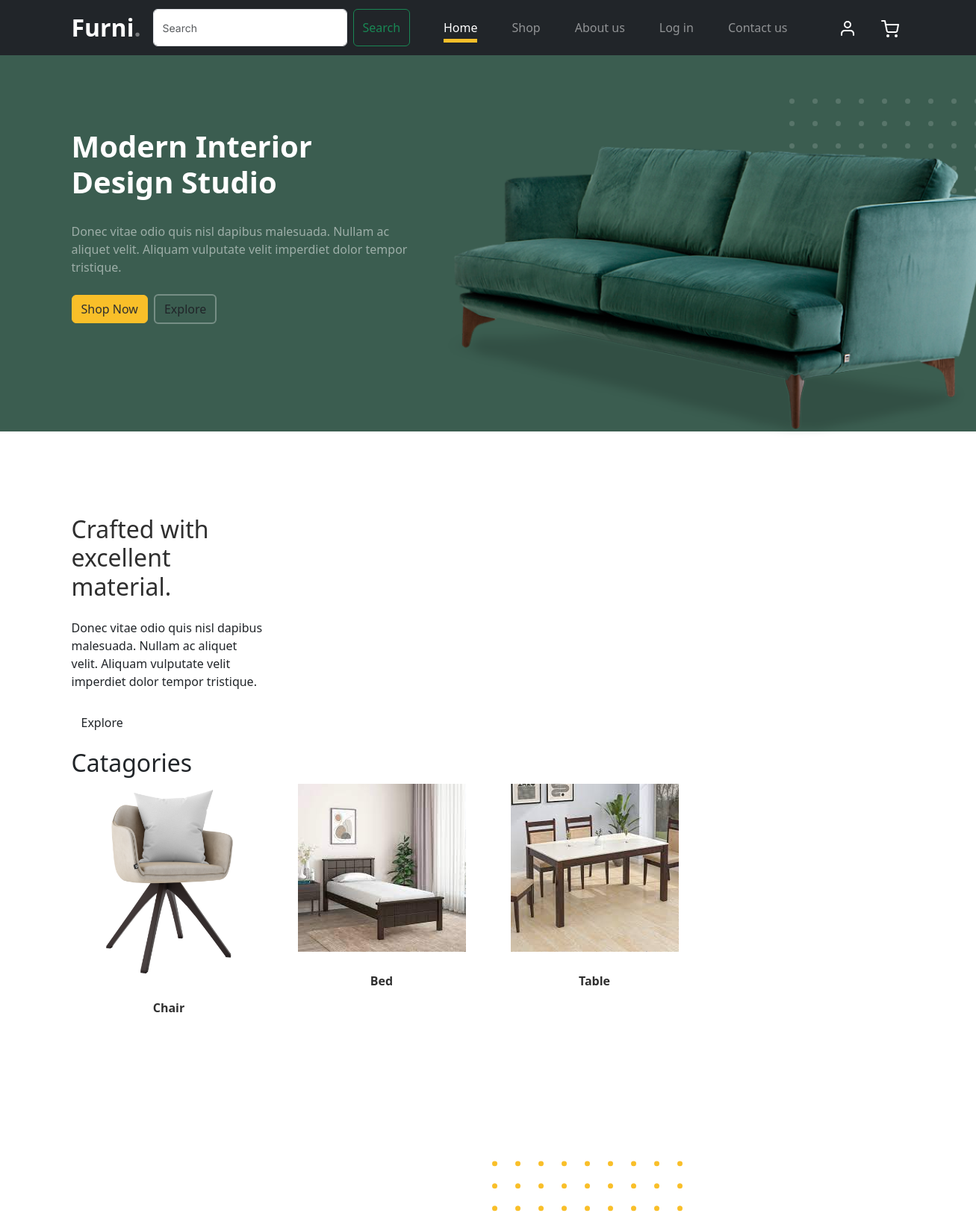
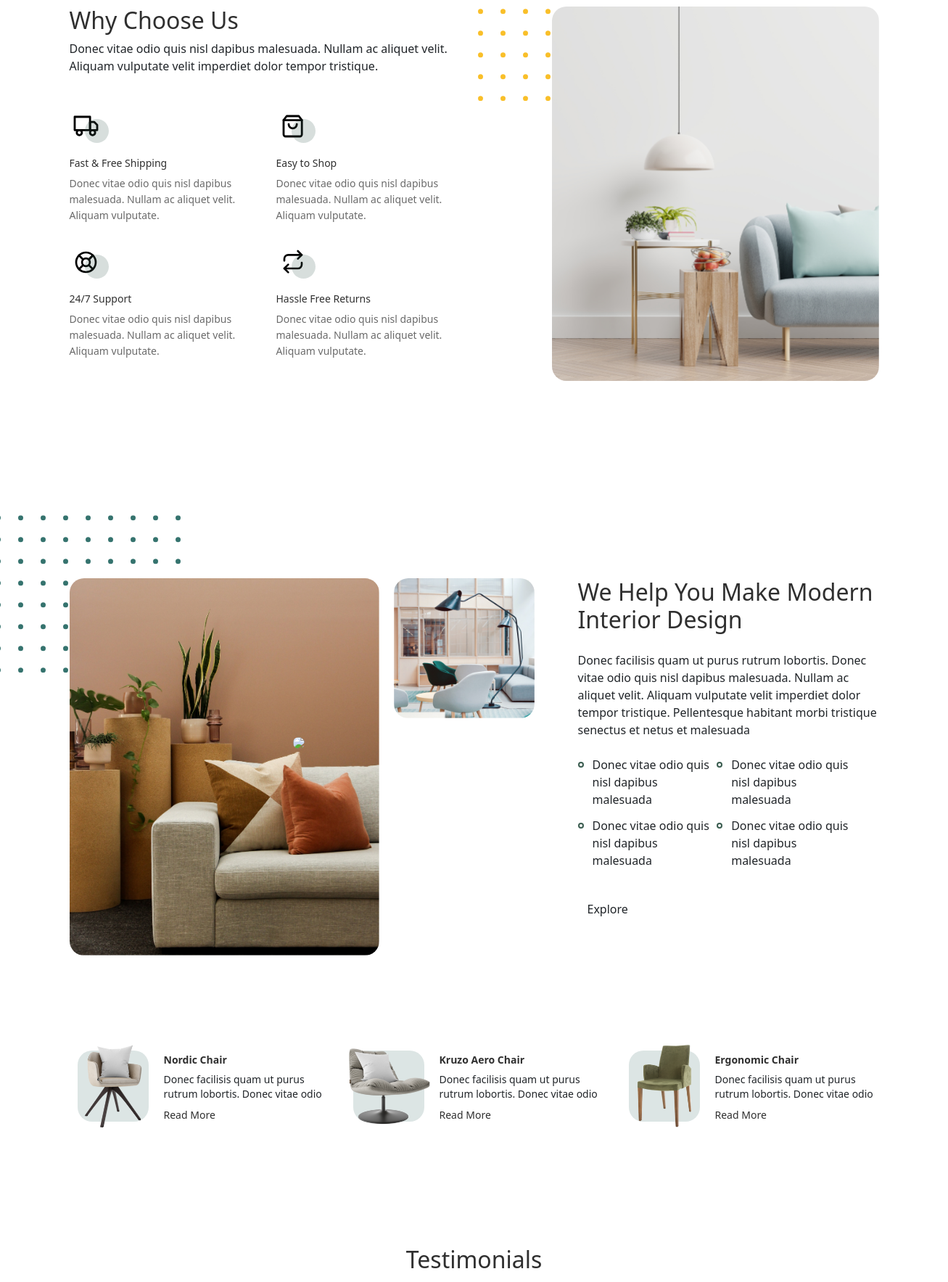
/home/ (upper part), run on the app's committed database (2 pictures, top to bottom).
### finalapp/models.py (models this page shows, shortened)
class Catagory(models.Model):
    catagoryname = models.CharField(max_length=30)
    image = models.ImageField(upload_to='image',default='null.jpg')

### finalapp/views.py (the view)
# urls.py: 2. Add a URL to urlpatterns:  path('', views.home, name='home')
def home(request):
    product = Catagory.objects.all()
    return render(request,"home.html", {'catagory': product})

### finalapp/templates/home.html (shortened to what this page needs)
<!doctype html>
{% load static %}
<html lang="en">
<head>
		<link href="{% static 'css/bootstrap.min.css' %}" rel="stylesheet">
		<link href="https://cdnjs.cloudflare.com/ajax/libs/font-awesome/6.0.0-beta3/css/all.min.css" rel="stylesheet">
		<link href="{% static 'css/tiny-slider.css' %}" rel="stylesheet">
		<link href="{% static 'css/style.css' %}" rel="stylesheet">
	<link href="https://cdn.jsdelivr.net/npm/bootstrap@5.3.2/dist/css/bootstrap.min.css" rel="stylesheet">
	</head>
	<body>
		<nav class="custom-navbar navbar navbar navbar-expand-md navbar-dark bg-dark" arial-label="Furni navigation bar">
			<div class="container">
				<a class="navbar-brand" href="index.html">Furni<span>.</span></a>
				<form class="d-flex" action="{% url 'search' %}" method="GET">
                  <input class="form-control me-2" type="text" placeholder="Search" aria-label="Search" name="word">
                  <button class="btn btn-outline-success" type="submit">Search</button>
                </form>
				<div class="collapse navbar-collapse" id="navbarsFurni">
					<ul class="custom-navbar-nav navbar-nav ms-auto mb-2 mb-md-0">
						<li class="nav-item active">
							<a class="nav-link" href="{% url 'home' %}">Home</a>
						</li>
						<li><a class="nav-link" href="{% url 'shop' %}">Shop</a></li>
						<li><a class="nav-link" href="{% url 'about' %}">About us</a></li>
						{% if user.is_authenticated %}
						<li><a class="nav-link">{{user.username}}</a></li>
						<li><a class="nav-link" href="services.html">Services</a></li>
						<li><a class="nav-link" href="blog.html">Blog</a></li>
						<li><a class="nav-link" href="{% url 'logout' %}">Log out</a></li>
						{% else  %}
						<li><a class="nav-link" href="{% url 'log' %}">Log in</a></li>
						<li><a class="nav-link" href="contact.html">Contact us</a></li>
						{% endif %}
					</ul>
					<ul class="custom-navbar-cta navbar-nav mb-2 mb-md-0 ms-5">
						<li><a class="nav-link" href="#"><img src="{% static 'images/user.svg' %}"></a></li>
						<li><a class="nav-link" href="{% url 'showcart' %}"> <img  src="{% static 'images/cart.svg' %}" ><sup class="rounded-pill" style="color:red;font-size:18px;boredr">{{count}}</sup></a></li>
					</ul>
				</div>
			</div>
		</nav>
{% block contents %}
			<div class="hero">
				<div class="container">
					<div class="row justify-content-between">
						<div class="col-lg-5">
							<div class="intro-excerpt">
								<h1>Modern Interior <span clsas="d-block">Design Studio</span></h1>
								<p class="mb-4">Donec vitae odio quis nisl dapibus malesuada. Nullam ac aliquet velit. Aliquam vulputate velit imperdiet dolor tempor tristique.</p>
								<p><a href="" class="btn btn-secondary me-2">Shop Now</a><a href="#" class="btn btn-white-outline">Explore</a></p>
							</div>
						</div>
						<div class="col-lg-7">
							<div class="hero-img-wrap">
								<img src="{% static 'images/couch.png' %}" class="img-fluid">
							</div>
						</div>
					</div>
				</div>
			</div>
		<div class="product-section">
			<div class="container">
				<div class="row">
					<div class="col-md-12 col-lg-3 mb-5 mb-lg-0">
						<h2 class="mb-4 section-title">Crafted with excellent material.</h2>
						<p class="mb-4">Donec vitae odio quis nisl dapibus malesuada. Nullam ac aliquet velit. Aliquam vulputate velit imperdiet dolor tempor tristique. </p>
						<p><a href="shop.html" class="btn">Explore</a></p>
					</div>
					<h2 style="center">Catagories</h2>
					{% for j in catagory %}
						<div class="col-12 col-md-4 col-lg-3 mb-5 mb-md-0">
						<a class="product-item" href="{% url 'catagory' done=j.id %}">
							<img src="{{j.image.url}}" class="img-fluid product-thumbnail">
							<h3 class="product-title">{{j.catagoryname}}</h3>
						</a>
					</div>
					{% endfor %}
				</div>
			</div>
		</div>
		<div class="why-choose-section">
			<div class="container">
				<div class="row justify-content-between">
					<div class="col-lg-6">
						<h2 class="section-title">Why Choose Us</h2>
						<p>Donec vitae odio quis nisl dapibus malesuada. Nullam ac aliquet velit. Aliquam vulputate velit imperdiet dolor tempor tristique.</p>
						<div class="row my-5">
							<div class="col-6 col-md-6">
								<div class="feature">
									<div class="icon">
										<img src="{% static 'images/truck.svg' %}" alt="Image" class="imf-fluid">
									</div>
									<h3>Fast &amp; Free Shipping</h3>
									<p>Donec vitae odio quis nisl dapibus malesuada. Nullam ac aliquet velit. Aliquam vulputate.</p>
								</div>
							</div>
							<div class="col-6 col-md-6">
								<div class="feature">
									<div class="icon">
										<img src="{% static 'images/bag.svg' %}" alt="Image" class="imf-fluid">
									</div>
									<h3>Easy to Shop</h3>
									<p>Donec vitae odio quis nisl dapibus malesuada. Nullam ac aliquet velit. Aliquam vulputate.</p>
								</div>
							</div>
							<div class="col-6 col-md-6">
								<div class="feature">
									<div class="icon">
										<img src="{% static 'images/support.svg' %}" alt="Image" class="imf-fluid">
									</div>
									<h3>24/7 Support</h3>
									<p>Donec vitae odio quis nisl dapibus malesuada. Nullam ac aliquet velit. Aliquam vulputate.</p>
								</div>
							</div>
							<div class="col-6 col-md-6">
								<div class="feature">
									<div class="icon">
										<img src="{% static 'images/return.svg' %}" alt="Image" class="imf-fluid">
									</div>
									<h3>Hassle Free Returns</h3>
									<p>Donec vitae odio quis nisl dapibus malesuada. Nullam ac aliquet velit. Aliquam vulputate.</p>
								</div>
							</div>
						</div>
					</div>
					<div class="col-lg-5">
						<div class="img-wrap">
							<img src="{% static 'images/why-choose-us-img.jpg' %}" alt="Image" class="img-fluid">
						</div>
					</div>
				</div>
			</div>
		</div>
		<div class="we-help-section">
			<div class="container">
				<div class="row justify-content-between">
					<div class="col-lg-7 mb-5 mb-lg-0">
						<div class="imgs-grid">
							<div class="grid grid-1"><img src="{% static 'images/img-grid-1.jpg' %}" alt="Untree.co"></div>
							<div class="grid grid-2"><img src="{% static 'images/img-grid-2.jpg' %}" alt="Untree.co"></div>
							<div class="grid grid-3"><img src="{% static 'images/img-grid-3.jpg" alt="Untree.co' %}"></div>
						</div>
					</div>
					<div class="col-lg-5 ps-lg-5">
						<h2 class="section-title mb-4">We Help You Make Modern Interior Design</h2>
						<p>Donec facilisis quam ut purus rutrum lobortis. Donec vitae odio quis nisl dapibus malesuada. Nullam ac aliquet velit. Aliquam vulputate velit imperdiet dolor tempor tristique. Pellentesque habitant morbi tristique senectus et netus et malesuada</p>
						<ul class="list-unstyled custom-list my-4">
							<li>Donec vitae odio quis nisl dapibus malesuada</li>
							<li>Donec vitae odio quis nisl dapibus malesuada</li>
							<li>Donec vitae odio quis nisl dapibus malesuada</li>
							<li>Donec vitae odio quis nisl dapibus malesuada</li>
						</ul>
						<p><a herf="#" class="btn">Explore</a></p>
					</div>
				</div>
			</div>
		</div>
		<div class="popular-product">
			<div class="container">
				<div class="row">
					<div class="col-12 col-md-6 col-lg-4 mb-4 mb-lg-0">
						<div class="product-item-sm d-flex">
							<div class="thumbnail">
								<img src="{% static 'images/product-1.png' %}" alt="Image" class="img-fluid">
							</div>
							<div class="pt-3">
								<h3>Nordic Chair</h3>
								<p>Donec facilisis quam ut purus rutrum lobortis. Donec vitae odio </p>
								<p><a href="#">Read More</a></p>
							</div>
						</div>
					</div>
					<div class="col-12 col-md-6 col-lg-4 mb-4 mb-lg-0">
						<div class="product-item-sm d-flex">
							<div class="thumbnail">
								<img src="{% static 'images/product-2.png' %}" alt="Image" class="img-fluid">
							</div>
							<div class="pt-3">
								<h3>Kruzo Aero Chair</h3>
								<p>Donec facilisis quam ut purus rutrum lobortis. Donec vitae odio </p>
								<p><a href="#">Read More</a></p>
							</div>
						</div>
					</div>
					<div class="col-12 col-md-6 col-lg-4 mb-4 mb-lg-0">
						<div class="product-item-sm d-flex">
							<div class="thumbnail">
								<img src="{% static 'images/product-3.png' %}" alt="Image" class="img-fluid">
							</div>
							<div class="pt-3">
								<h3>Ergonomic Chair</h3>
								<p>Donec facilisis quam ut purus rutrum lobortis. Donec vitae odio </p>
								<p><a href="#">Read More</a></p>
							</div>
						</div>
					</div>
				</div>
			</div>
		</div>
		<div class="testimonial-section">
			<div class="container">
				<div class="row">
					<div class="col-lg-7 mx-auto text-center">
						<h2 class="section-title">Testimonials</h2>
					</div>
				</div>
			</div>
		</div>
{% endblock %}
	</body>
</html>

### data on the page
Catagory: image (picture), catagoryname "Chair"
Catagory: image (picture), catagoryname "Bed"
Catagory: image (picture), catagoryname "Table"
